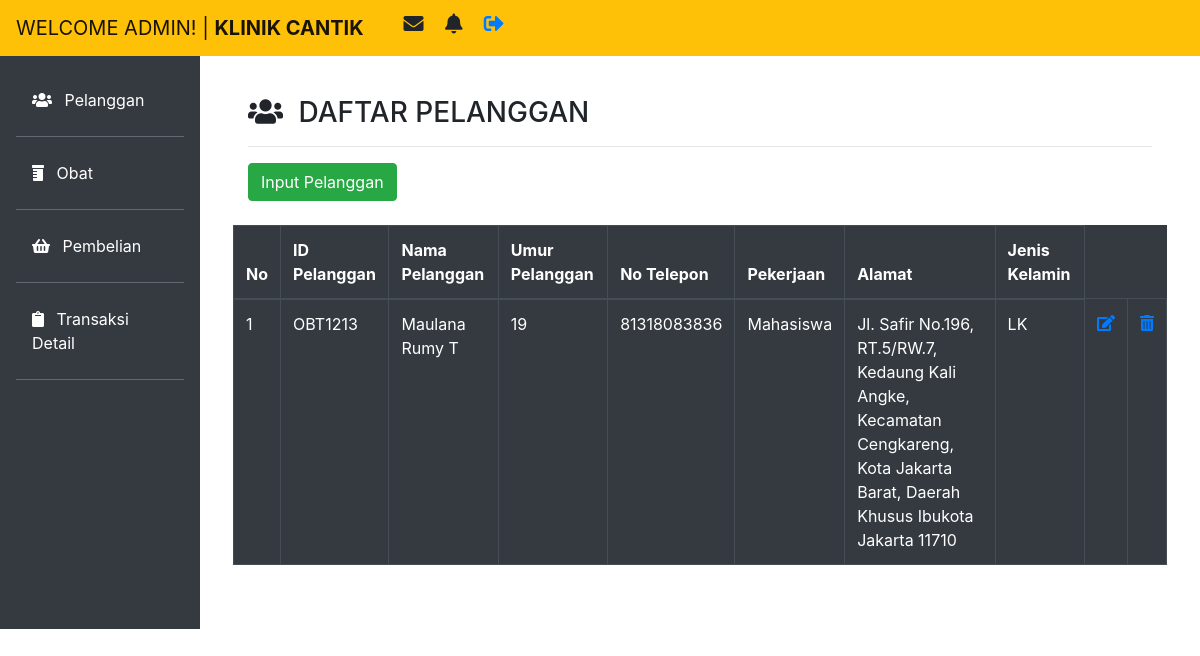
The page /views/pelanggan.php on the database its author committed.
### tables this page shows
CREATE TABLE `acustomer` (
  `id_customer` varchar(15) NOT NULL,
  `nama_customer` varchar(50) DEFAULT NULL,
  `umur` int(3) DEFAULT NULL,
  `noTlp` bigint(20) DEFAULT NULL,
  `pekerjaan` varchar(50) DEFAULT NULL,
  `alamat` varchar(500) DEFAULT NULL,
  `jenis_kelamin` varchar(20) DEFAULT NULL
);

### views/pelanggan.php (the view, shortened to what this page needs)
<!doctype html>
<html lang="en">
  <head>
    <link rel="stylesheet" href="https://stackpath.bootstrapcdn.com/bootstrap/4.4.1/css/bootstrap.min.css">
    <link rel="stylesheet" href="css/admin.css">
    <link rel="stylesheet" href="fontawesome-free/css/all.min.css">
  </head>
  <body>
    <nav class="navbar navbar-expand-lg navbar-light bg-warning fixed-top">
        <a class="navbar-brand" href="#">WELCOME ADMIN! | <b>KLINIK CANTIK</b></a>
          <div class="icon ml-4">
            <h5>
              <i class="fas fa-envelope mr-3" data-toggle="tooltip" title="Surat Masuk"></i>
              <i class="fas fa-bell mr-3" data-toggle="tooltip" title="Notifikasi"></i>
              <a href="form_login.php"><i class="fas fa-sign-out-alt mr-3" data-toggle="tooltip" title="Sign Out"></i></a>
            </h5>
          </div>
      </nav>
      <div class="row no-gutters mt-5">
        <div class="col-md-2 bg-dark mt-2 pr-3 pt-4">
        <ul class="nav flex-column ml-3 mb-5">
          <li class="nav-item">
            <a class="nav-link text-white" href="pelanggan.php"> <i class="fas fa-users mr-2"></i> Pelanggan </a> <hr class="bg-secondary">
          </li>
          <li class="nav-item">
            <a class="nav-link text-white" href="obat.php"><i class="fas fa-prescription-bottle mr-2"></i> Obat </a> <hr class="bg-secondary">
          </li>
          <li class="nav-item">
            <a class="nav-link text-white" href="transaksi.php"><i class="fas fa-shopping-basket mr-2"></i> Pembelian </a> <hr class="bg-secondary">
          </li>
          <li class="nav-item">
            <a class="nav-link text-white" href="transaksidetail.php"><i class="fas fa-clipboard mr-2"></i></i> Transaksi Detail </a> <hr class="bg-secondary">
          </li>
        </ul>
        </div>
        <div class="col-md-10 p-5 pt-2">
          <h3><i class="fas fa-users mr-2"></i> DAFTAR PELANGGAN</h3><hr>
          <a href="inputpelanggan.php" class="btn btn-success">Input Pelanggan</a> <br> </br>
          <div class="row text-white">
          <table class="table table-dark table-bordered">
            <thead>
                <tr>
                    <th scope="col">No</th>
                    <th scope="col">ID Pelanggan</th>
                    <th scope="col">Nama Pelanggan</th>
                    <th scope="col">Umur Pelanggan</th>
                    <th scope="col">No Telepon</th>
                    <th scope="col">Pekerjaan</th>
                    <th scope="col">Alamat</th>
                    <th scope="col">Jenis Kelamin</th>
                </tr>
            </thead>
            <tbody>
                <?php
                    include "koneksi.php";
                    $query  = mysqli_query($koneksi_db,"select * from acustomer order by id_customer");
                    $no = 1;
                    while ($data=mysqli_fetch_array($query)) {
                ?>
                <tr class="odd gradeX">
                    <td><?php echo $no?></td>
                    <td><?php echo $data['id_customer'];?></td>
                    <td><?php echo $data['nama_customer'];?></td>
                    <td><?php echo $data['umur'];?></td>
                    <td><?php echo $data['noTlp'];?></td>
                    <td><?php echo $data['pekerjaan'];?></td>
                    <td><?php echo $data['alamat'];?></td>
                    <td><?php echo $data['jenis_kelamin'];?></td>
                    <td class="center"><a href="edit.php" ><i class="fas fa-edit"></i></a></td>
                    <td class="center"><a href="hapus_member.php"><i class="fas fa-trash-alt"></i></a></td>
                </tr>
                <?php $no++; }?>
            </tbody>
          </table>
          </div>
        </div>
      </div>
  </body>
</html>

### CSS/admin.css (style rules this page uses)
a { text-decoration: none; }

### rows shown on the page
acustomer: id_customer "OBT1213", nama_customer "Maulana Rumy T", umur "19", noTlp "81318083836", pekerjaan "Mahasiswa", alamat "Jl. Safir No.196, RT.5/RW.7, Kedaung Kali Angke, Kecamatan Cengkareng, Kota Jakarta Barat, Daerah Khusus Ibukota Jakarta 11710", jenis_kelamin "LK"
